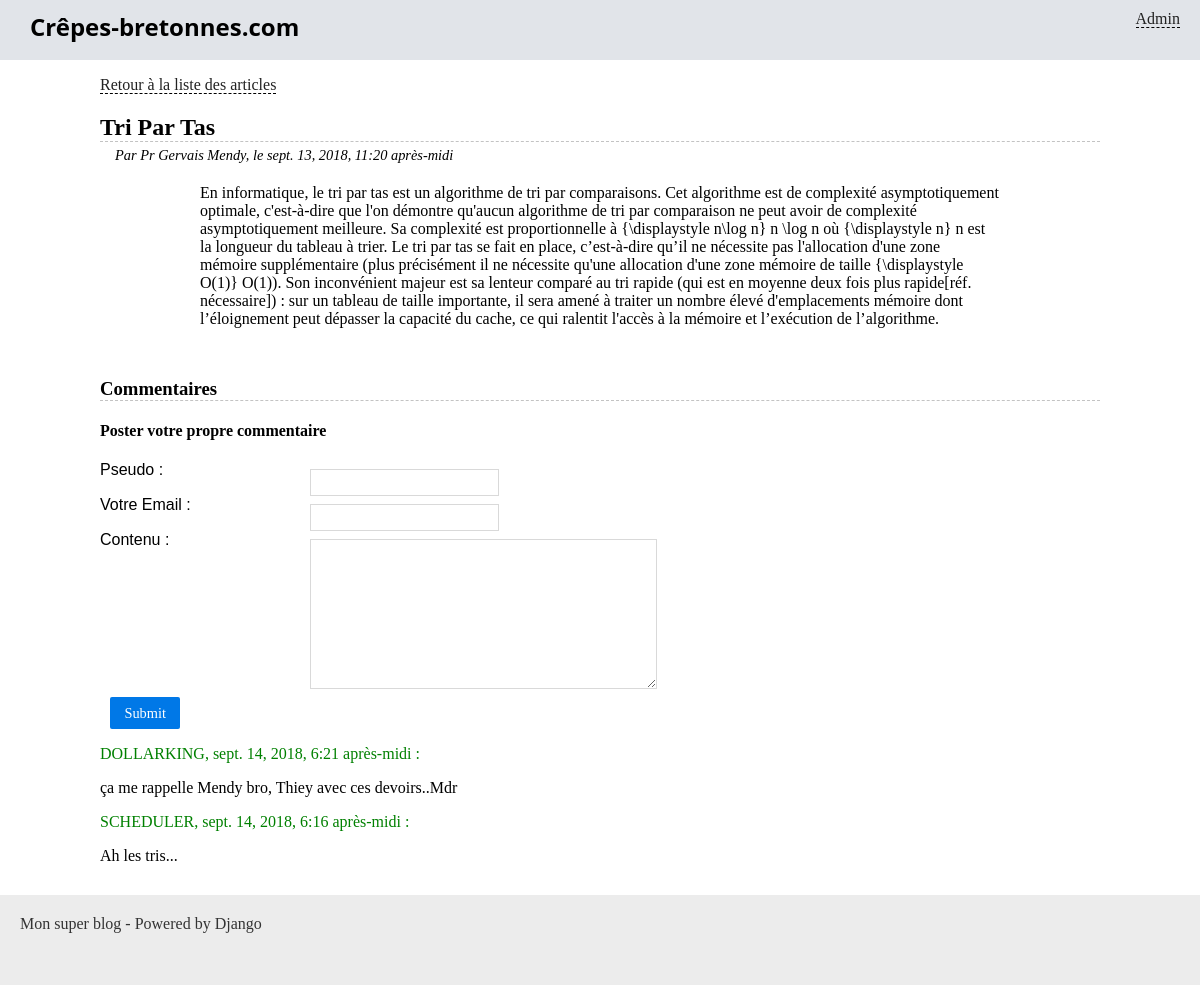
/blog/tri-par-tas, run on an earlier commit of the app's database.
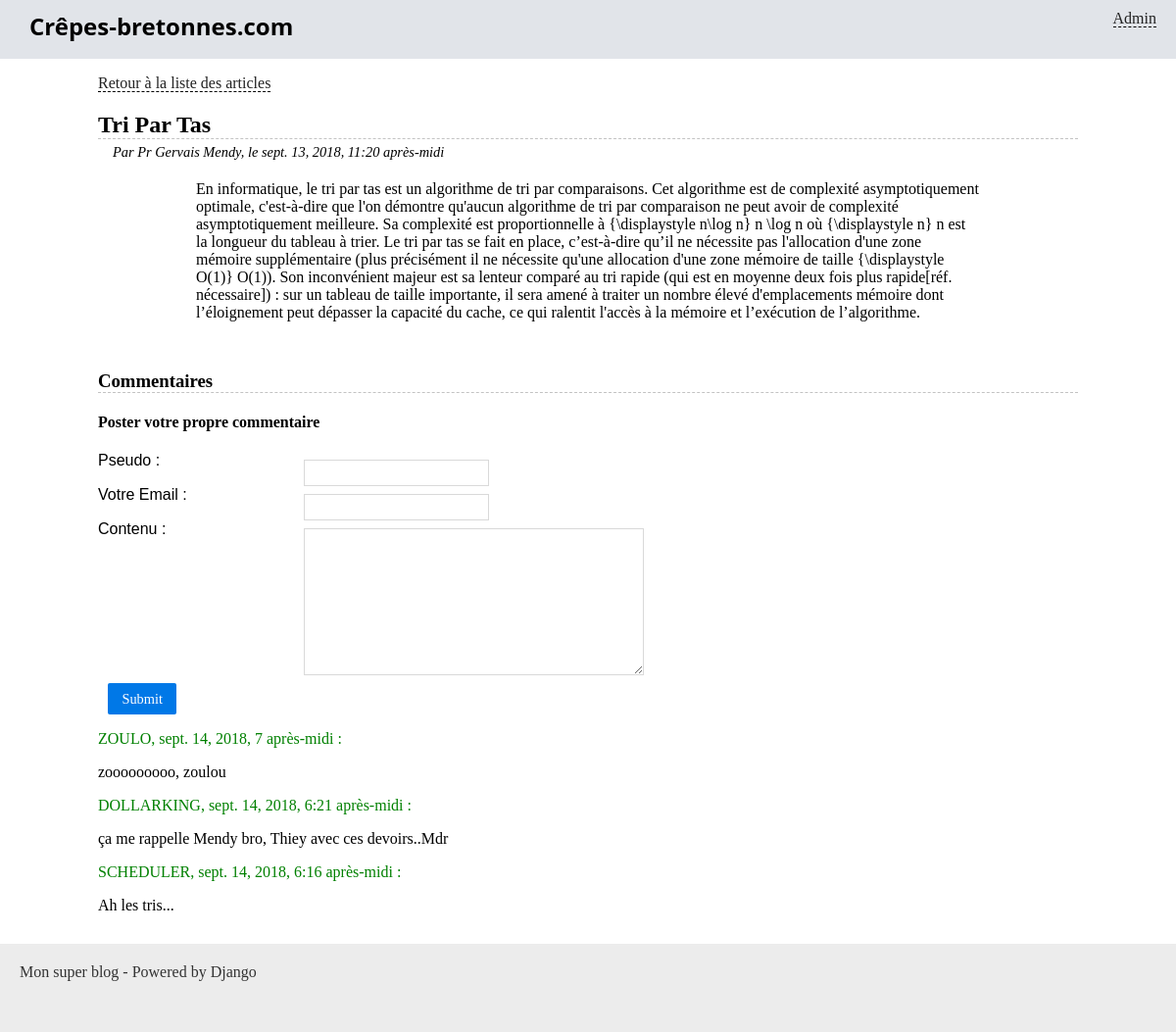
And on a later commit of the database.
### blog/models.py (models this page shows, shortened)
class Comment(models.Model):
    pseudo = models.CharField(max_length=25)
    email = models.EmailField("Votre Email",null=True)
    contenu = models.TextField()
    date = models.DateTimeField(verbose_name="Date de commentaire",default=timezone.now)
    article = models.ForeignKey('Article',on_delete=models.CASCADE)
    class Meta:
        verbose_name = "< Commentaire >"
        verbose_name_plural = "< Commentaires >"

### blog/views.py (the view)
# urls.py: url(r'^(?P<slug>.+)$', views.lire_article, name='blog_lire'),
def lire_article(request, slug):
    article = get_object_or_404(Article, slug=slug)
    """ Recupération de tous les commentaires d'un article """
    commentaires = Comment.objects.filter(article=article).order_by('-date')
    form = CommentForm()
    return render(request, 'blog/lire_article.html',locals())

### blog/forms.py
class CommentForm(forms.ModelForm):
    class Meta:
        model = Comment
        fields = ('pseudo','email','contenu')

### blog/templates/blog/lire_article.html (shortened to what this page needs)
{% extends "blog/base.html" %}
{% block content %}
	<p>
		<a href="{% url 'accueil' %}">Retour à la liste des articles</a>
	</p>
	<h2 class="titre-article">{{ article.titre|title }}</h2>
	<p class="infos-article">Par {{ article.auteur }}, le {{ article.date }}</p>
	<div class="contenu-article">
		{{ article.contenu|safe }}
	</div>
	<h3 class="titre-comments">Commentaires</h3>
	<h4>Poster votre propre commentaire</h4>
	<form method="post" action="{% url 'creer_comment' id=article.id %}" class="pure-form">
    	{{ form.as_p }}
		<p style="text-align:center">
			<input class="pure-button pure-button-primary" type="submit" />
		</p>
	</form>
	<div class="commentaire">
		{% for comment in commentaires %}
			<p style="color:green">{{comment.pseudo|upper}}, {{comment.date}} :</p>
			<p >{{ comment.contenu|safe }}</p>
			{% empty %}
			<p>Aucun commentaire(s) pour cet article pour le moment !</p>
		{% endfor %}
	</div>
{% endblock %}

What changed in the data, as far as the page shows it:
added Comment: pseudo "ZOULO", date "sept. 14, 2018, 7 après-midi", contenu "zooooooooo, zoulou"
